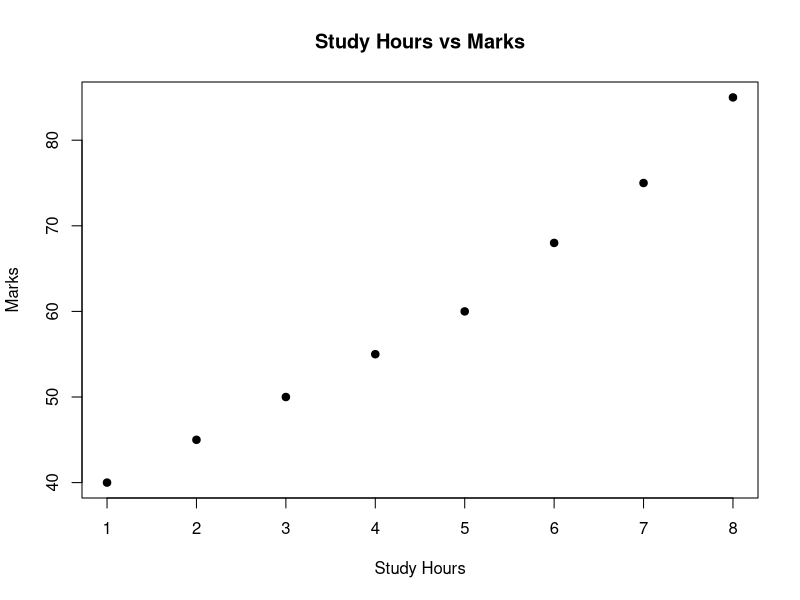

Here is the R script that generated this plot:
# R Program for Correlation Analysis

# Input
study_hours <- c(1, 2, 3, 4, 5, 6, 7, 8)
marks <- c(40, 45, 50, 55, 60, 68, 75, 85)

# Calculate Correlation
correlation <- cor(study_hours, marks)

# Output
print(paste("Study Hours:", paste(study_hours, collapse = ", ")))
print(paste("Marks:", paste(marks, collapse = ", ")))
print(paste("Correlation Coefficient:", correlation))

# Scatter Plot
plot(
  study_hours,
  marks,
  main = "Study Hours vs Marks",
  xlab = "Study Hours",
  ylab = "Marks",
  pch = 19
)
